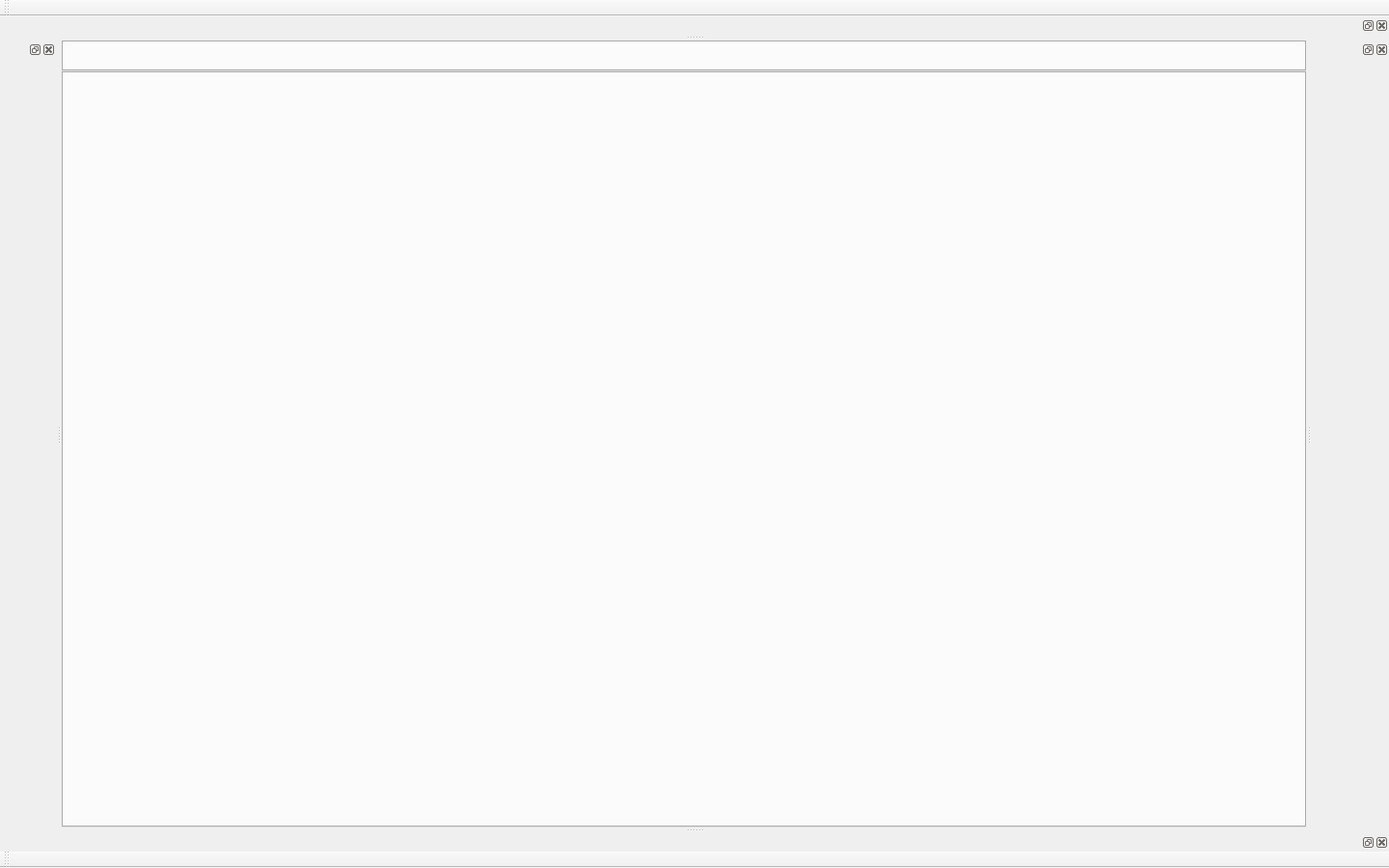
<?xml version="1.0" encoding="UTF-8"?>
<ui version="4.0">
 <class>MainWindow</class>
 <widget class="QMainWindow" name="MainWindow">
  <property name="geometry">
   <rect>
    <x>0</x>
    <y>0</y>
    <width>1440</width>
    <height>900</height>
   </rect>
  </property>
  <property name="contextMenuPolicy">
   <enum>Qt::PreventContextMenu</enum>
  </property>
  <property name="windowTitle">
   <string>Generic App Test</string>
  </property>
  <property name="windowIcon">
   <iconset>
    <normaloff>:/plg_window_test/icons/ngt.png</normaloff>:/plg_window_test/icons/ngt.png</iconset>
  </property>
  <widget class="QWidget" name="centralWidget">
   <layout class="QGridLayout" name="gridLayout">
    <property name="leftMargin">
     <number>0</number>
    </property>
    <property name="topMargin">
     <number>0</number>
    </property>
    <property name="rightMargin">
     <number>0</number>
    </property>
    <property name="bottomMargin">
     <number>0</number>
    </property>
    <property name="spacing">
     <number>0</number>
    </property>
    <item row="0" column="0">
      <widget class="QTabWidget" name="defaultView">
        <property name="maximumSize">
         <size>
          <width>16777215</width>
          <height>32</height>
         </size>
        </property>
        <property name="layoutTags" stdset="0">
         <stringlist>
          <string>doc_tab</string>
         </stringlist>
        </property>
      </widget>
    </item>
    <item row="1" column="0">
     <widget class="QTabWidget" name="defaultView">
      <property name="layoutTags" stdset="0">
       <stringlist>
        <string>viewport</string>
        <string>default</string>
       </stringlist>
      </property>
     </widget>
    </item>
   </layout>
  </widget>
  <widget class="QMenuBar" name="defaultMenuBar">
   <property name="geometry">
    <rect>
     <x>0</x>
     <y>0</y>
     <width>1440</width>
     <height>21</height>
    </rect>
   </property>
   <property name="path" stdset="0">
    <string/>
   </property>
  </widget>
  <widget class="QToolBar" name="defaultToolBar">
   <property name="windowTitle">
    <string>toolBar</string>
   </property>
   <property name="path" stdset="0">
    <string>ToolBar</string>
   </property>
   <attribute name="toolBarArea">
    <enum>TopToolBarArea</enum>
   </attribute>
   <attribute name="toolBarBreak">
    <bool>false</bool>
   </attribute>
  </widget>
  <widget class="QDockWidget" name="testPanels">
   <property name="minimumSize">
    <size>
     <width>80</width>
     <height>22</height>
    </size>
   </property>
   <property name="baseSize">
    <size>
     <width>80</width>
     <height>200</height>
    </size>
   </property>
   <property name="layoutTags" stdset="0">
    <stringlist>
     <string>test</string>
    </stringlist>
   </property>
   <attribute name="dockWidgetArea">
    <number>2</number>
   </attribute>
  </widget>
  <widget class="QToolBar" name="toolBar">
   <property name="windowTitle">
    <string>toolBar</string>
   </property>
   <property name="path" stdset="0">
    <string>ToolBar.Test</string>
   </property>
   <attribute name="toolBarArea">
    <enum>BottomToolBarArea</enum>
   </attribute>
   <attribute name="toolBarBreak">
    <bool>false</bool>
   </attribute>
  </widget>
  <widget class="QDockWidget" name="leftDock">
   <property name="layoutTags" stdset="0">
    <stringlist>
     <string>scenebrowser</string>
     <string>history</string>
     <string>macros</string>
    </stringlist>
   </property>
   <attribute name="dockWidgetArea">
    <number>1</number>
   </attribute>
   <widget class="QWidget" name="dockWidgetContents"/>
  </widget>
  <widget class="QDockWidget" name="toolBars">
   <property name="layoutTags" stdset="0">
    <stringlist/>
   </property>
   <attribute name="dockWidgetArea">
    <number>4</number>
   </attribute>
   <widget class="QWidget" name="dockWidgetContents_3"/>
  </widget>
  <widget class="QDockWidget" name="bottomDock">
   <property name="baseSize">
    <size>
     <width>0</width>
     <height>250</height>
    </size>
   </property>
   <property name="layoutTags" stdset="0">
    <stringlist>
     <string>assetbrowser</string>
    </stringlist>
   </property>
   <attribute name="dockWidgetArea">
    <number>8</number>
   </attribute>
   <widget class="QWidget" name="dockWidgetContents_4"/>
  </widget>
 </widget>
 <layoutdefault spacing="6" margin="11"/>
 <resources/>
 <connections/>
</ui>
